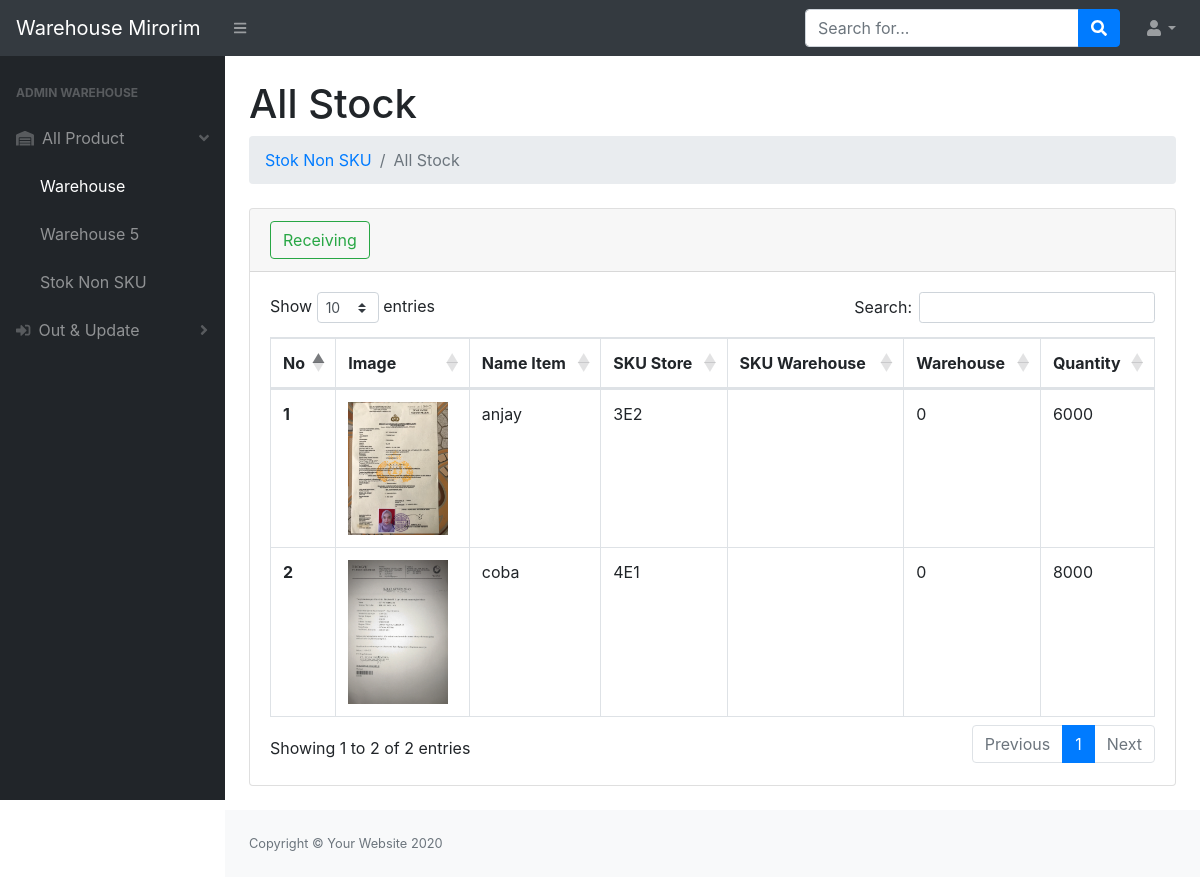
Before: /gudang/gudang2/index.php (signed in) with the older database file.
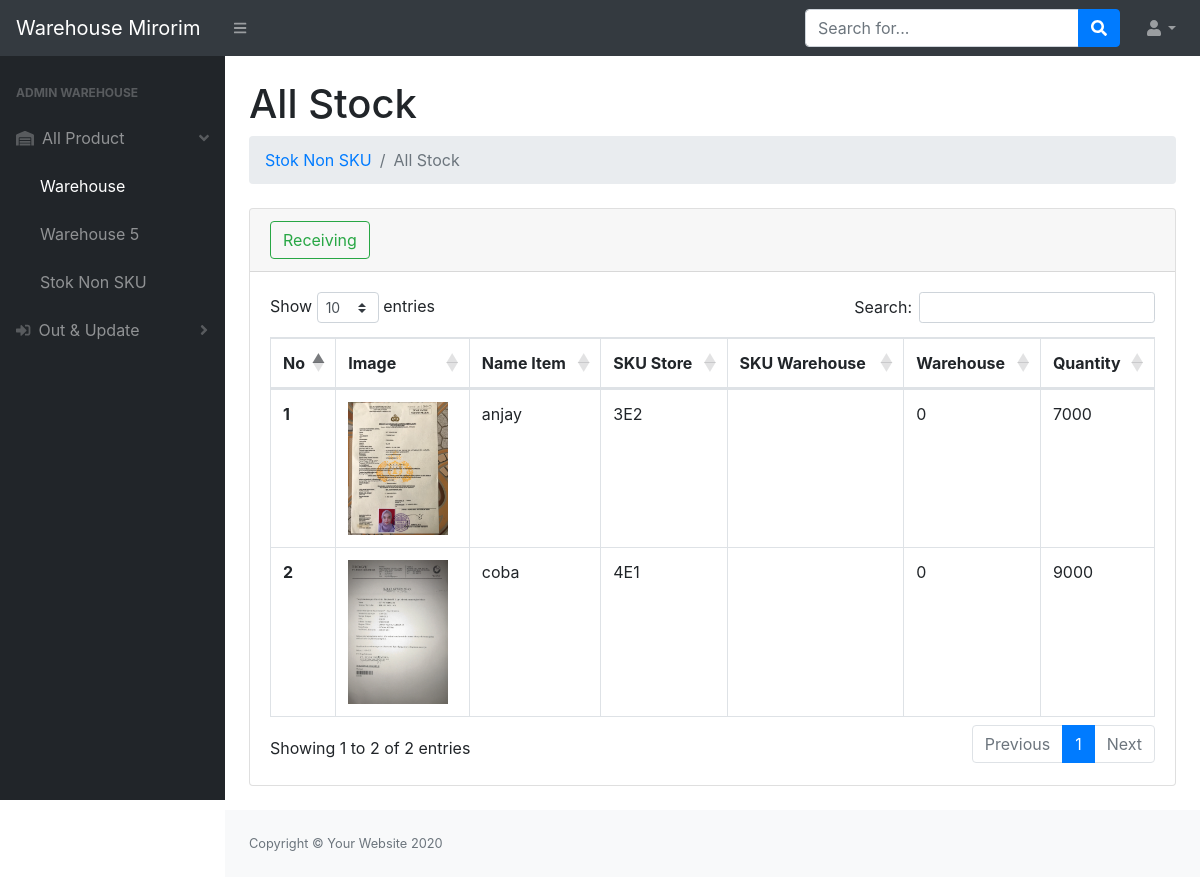
After: the same page with the newer database file.
### tables this page shows
CREATE TABLE `stok2` (
  `idbarang` int(11) NOT NULL,
  `nama` varchar(200) NOT NULL,
  `image` mediumtext NOT NULL,
  `sku` varchar(200) NOT NULL,
  `skugudang` varchar(200) NOT NULL,
  `gudang` varchar(11) NOT NULL,
  `quantity` int(11) NOT NULL
);

### gudang/gudang2/index.php (the view, shortened to what the changed rows need)
<?php
require '../../assets/php/function.php';
?>
<!DOCTYPE html>
<html lang="en">
    <head>
        <link href="https://cdn.jsdelivr.net/npm/bootstrap@5.3.0-alpha1/dist/css/bootstrap.min.css" rel="stylesheet">
        <link href="../../css/styles.css" rel="stylesheet" />
        <link href="https://cdn.datatables.net/1.10.20/css/dataTables.bootstrap4.min.css" rel="stylesheet" />
    </head>
    <body class="sb-nav-fixed">
        <div id="layoutSidenav">
            <div id="layoutSidenav_content">
                <main>
                    <div class="container-fluid">
                        <h1 class="mt-4">All Stock</h1>
                        <div class="card mb-4">
                            <div class="card-body">
                                <div class="table-responsive">
                                    <table class="table table-hover table-bordered" id="dataTable" width="100%" cellspacing="0">
                                        <thead>
                                            <tr>
                                                <th>No</th>
                                                <th>Image</th>
                                                <th>Name Item</th>
                                                <th>SKU Store</th>
                                                <th>SKU Warehouse</th>
                                                <th>Warehouse</th>
                                                <th>Quantity</th>
                                            </tr>
                                        </thead>
                                        <tbody>
                                            <?php
                                             $ambildata = mysqli_query($konek,"SELECT * FROM stok2");
                                             $i = 1;
                                             while($data=mysqli_fetch_array($ambildata)){
                                                $idb = $data['idbarang'];
                                                $nama = $data['nama'];
                                                $skutoko = $data['sku'];
                                                $skugudang = $data['skugudang'];
                                                $gudang = $data['gudang'];
                                                $quantity = $data['quantity'];
                                                $gambar = $data['image'];
                                                if($gambar==null){
                                                    $img = '<img src="../../assets/img/noimageavailable.png" class="zoomable">';
                                                } else {
                                                    $img ='<img src="../../images/'.$gambar.'" class="zoomable">';
                                                }
                                            ?>
                                            <tr data-bs-toggle="modal" data-bs-target="#largeModal<?=$idb;?>">
                                                <th><?=$i++?></th>
                                                <td><?=$img;?></td>
                                                <td><?=$nama?></td>
                                                <td class="text-uppercase"><?=$skutoko?></td>
                                                <td class="text-uppercase"><?=$skugudang?></td>
                                                <td><?=$gudang?></td>
                                                <td><?=$quantity?></td>
                                            </tr>
                                            <div class="modal fade" id="largeModal<?=$idb;?>" tabindex="-1">
                                            <div class="modal-dialog modal-lg">
                                            <div class="modal-content">
                                            <?php
                                            }
                                            ?>
                                        </tbody>
                                    </table>
                                </div>
                            </div>
                        </div>
                    </div>
                </main>
            </div>
        </div>
    </body>
</html>

Changed rows visible on the page:
changed stok2 "anjay": quantity "6000" → "7000"
changed stok2 "coba": quantity "8000" → "9000"
